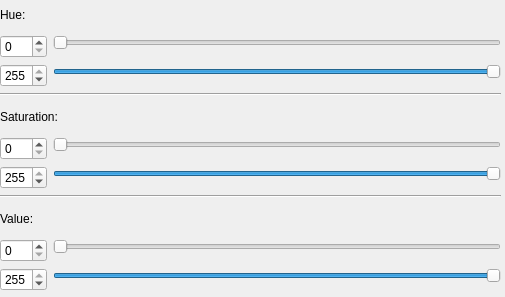
<?xml version="1.0" encoding="UTF-8"?>
<ui version="4.0">
 <class>color_range</class>
 <widget class="QWidget" name="color_range">
  <property name="geometry">
   <rect>
    <x>0</x>
    <y>0</y>
    <width>505</width>
    <height>297</height>
   </rect>
  </property>
  <property name="windowTitle">
   <string>Form</string>
  </property>
  <widget class="QWidget" name="verticalLayoutWidget">
   <property name="geometry">
    <rect>
     <x>0</x>
     <y>0</y>
     <width>501</width>
     <height>291</height>
    </rect>
   </property>
   <layout class="QVBoxLayout" name="verticalLayout">
    <item>
     <widget class="QLabel" name="label">
      <property name="text">
       <string>Hue:</string>
      </property>
     </widget>
    </item>
    <item>
     <layout class="QFormLayout" name="formLayout">
      <property name="fieldGrowthPolicy">
       <enum>QFormLayout::ExpandingFieldsGrow</enum>
      </property>
      <item row="1" column="0">
       <widget class="QSpinBox" name="spinBox">
        <property name="maximum">
         <number>255</number>
        </property>
       </widget>
      </item>
      <item row="2" column="0">
       <widget class="QSpinBox" name="spinBox_2">
        <property name="maximum">
         <number>255</number>
        </property>
        <property name="value">
         <number>255</number>
        </property>
       </widget>
      </item>
      <item row="2" column="1">
       <widget class="QSlider" name="hue_max">
        <property name="mouseTracking">
         <bool>false</bool>
        </property>
        <property name="focusPolicy">
         <enum>Qt::NoFocus</enum>
        </property>
        <property name="contextMenuPolicy">
         <enum>Qt::DefaultContextMenu</enum>
        </property>
        <property name="acceptDrops">
         <bool>false</bool>
        </property>
        <property name="autoFillBackground">
         <bool>false</bool>
        </property>
        <property name="inputMethodHints">
         <set>Qt::ImhNone</set>
        </property>
        <property name="maximum">
         <number>255</number>
        </property>
        <property name="value">
         <number>255</number>
        </property>
        <property name="orientation">
         <enum>Qt::Horizontal</enum>
        </property>
        <property name="invertedAppearance">
         <bool>false</bool>
        </property>
        <property name="invertedControls">
         <bool>false</bool>
        </property>
       </widget>
      </item>
      <item row="1" column="1">
       <widget class="QSlider" name="hue_min">
        <property name="focusPolicy">
         <enum>Qt::WheelFocus</enum>
        </property>
        <property name="maximum">
         <number>255</number>
        </property>
        <property name="sliderPosition">
         <number>0</number>
        </property>
        <property name="tracking">
         <bool>true</bool>
        </property>
        <property name="orientation">
         <enum>Qt::Horizontal</enum>
        </property>
        <property name="invertedAppearance">
         <bool>false</bool>
        </property>
        <property name="invertedControls">
         <bool>false</bool>
        </property>
        <property name="tickPosition">
         <enum>QSlider::NoTicks</enum>
        </property>
        <property name="tickInterval">
         <number>15</number>
        </property>
       </widget>
      </item>
     </layout>
    </item>
    <item>
     <widget class="Line" name="line_2">
      <property name="orientation">
       <enum>Qt::Horizontal</enum>
      </property>
     </widget>
    </item>
    <item>
     <widget class="QLabel" name="label_2">
      <property name="text">
       <string>Saturation:</string>
      </property>
     </widget>
    </item>
    <item>
     <layout class="QFormLayout" name="formLayout_3">
      <item row="1" column="1">
       <widget class="QSlider" name="saturation_min">
        <property name="maximum">
         <number>255</number>
        </property>
        <property name="orientation">
         <enum>Qt::Horizontal</enum>
        </property>
        <property name="invertedAppearance">
         <bool>false</bool>
        </property>
        <property name="invertedControls">
         <bool>false</bool>
        </property>
       </widget>
      </item>
      <item row="2" column="1">
       <widget class="QSlider" name="saturation_max">
        <property name="maximum">
         <number>255</number>
        </property>
        <property name="value">
         <number>255</number>
        </property>
        <property name="orientation">
         <enum>Qt::Horizontal</enum>
        </property>
        <property name="invertedAppearance">
         <bool>false</bool>
        </property>
        <property name="invertedControls">
         <bool>false</bool>
        </property>
       </widget>
      </item>
      <item row="1" column="0">
       <widget class="QSpinBox" name="spinBox_3">
        <property name="maximum">
         <number>255</number>
        </property>
       </widget>
      </item>
      <item row="2" column="0">
       <widget class="QSpinBox" name="spinBox_4">
        <property name="maximum">
         <number>255</number>
        </property>
        <property name="value">
         <number>255</number>
        </property>
       </widget>
      </item>
     </layout>
    </item>
    <item>
     <widget class="Line" name="line">
      <property name="orientation">
       <enum>Qt::Horizontal</enum>
      </property>
     </widget>
    </item>
    <item>
     <widget class="QLabel" name="label_3">
      <property name="text">
       <string>Value:</string>
      </property>
     </widget>
    </item>
    <item>
     <layout class="QFormLayout" name="formLayout_4">
      <item row="0" column="0">
       <widget class="QSpinBox" name="spinBox_5">
        <property name="maximum">
         <number>255</number>
        </property>
       </widget>
      </item>
      <item row="1" column="0">
       <widget class="QSpinBox" name="spinBox_6">
        <property name="maximum">
         <number>255</number>
        </property>
        <property name="value">
         <number>255</number>
        </property>
       </widget>
      </item>
      <item row="0" column="1">
       <widget class="QSlider" name="value_min">
        <property name="maximum">
         <number>255</number>
        </property>
        <property name="orientation">
         <enum>Qt::Horizontal</enum>
        </property>
        <property name="invertedAppearance">
         <bool>false</bool>
        </property>
        <property name="invertedControls">
         <bool>false</bool>
        </property>
       </widget>
      </item>
      <item row="1" column="1">
       <widget class="QSlider" name="value_max">
        <property name="maximum">
         <number>255</number>
        </property>
        <property name="value">
         <number>255</number>
        </property>
        <property name="orientation">
         <enum>Qt::Horizontal</enum>
        </property>
        <property name="invertedAppearance">
         <bool>false</bool>
        </property>
        <property name="invertedControls">
         <bool>false</bool>
        </property>
       </widget>
      </item>
     </layout>
    </item>
   </layout>
  </widget>
 </widget>
 <resources/>
 <connections>
  <connection>
   <sender>hue_min</sender>
   <signal>valueChanged(int)</signal>
   <receiver>spinBox</receiver>
   <slot>setValue(int)</slot>
   <hints>
    <hint type="sourcelabel">
     <x>201</x>
     <y>34</y>
    </hint>
    <hint type="destinationlabel">
     <x>25</x>
     <y>37</y>
    </hint>
   </hints>
  </connection>
  <connection>
   <sender>hue_max</sender>
   <signal>valueChanged(int)</signal>
   <receiver>spinBox_2</receiver>
   <slot>setValue(int)</slot>
   <hints>
    <hint type="sourcelabel">
     <x>160</x>
     <y>66</y>
    </hint>
    <hint type="destinationlabel">
     <x>20</x>
     <y>61</y>
    </hint>
   </hints>
  </connection>
  <connection>
   <sender>saturation_min</sender>
   <signal>valueChanged(int)</signal>
   <receiver>spinBox_3</receiver>
   <slot>setValue(int)</slot>
   <hints>
    <hint type="sourcelabel">
     <x>290</x>
     <y>142</y>
    </hint>
    <hint type="destinationlabel">
     <x>27</x>
     <y>144</y>
    </hint>
   </hints>
  </connection>
  <connection>
   <sender>saturation_max</sender>
   <signal>valueChanged(int)</signal>
   <receiver>spinBox_4</receiver>
   <slot>setValue(int)</slot>
   <hints>
    <hint type="sourcelabel">
     <x>225</x>
     <y>173</y>
    </hint>
    <hint type="destinationlabel">
     <x>32</x>
     <y>175</y>
    </hint>
   </hints>
  </connection>
  <connection>
   <sender>value_min</sender>
   <signal>valueChanged(int)</signal>
   <receiver>spinBox_5</receiver>
   <slot>setValue(int)</slot>
   <hints>
    <hint type="sourcelabel">
     <x>198</x>
     <y>248</y>
    </hint>
    <hint type="destinationlabel">
     <x>26</x>
     <y>254</y>
    </hint>
   </hints>
  </connection>
  <connection>
   <sender>value_max</sender>
   <signal>valueChanged(int)</signal>
   <receiver>spinBox_6</receiver>
   <slot>setValue(int)</slot>
   <hints>
    <hint type="sourcelabel">
     <x>185</x>
     <y>269</y>
    </hint>
    <hint type="destinationlabel">
     <x>32</x>
     <y>280</y>
    </hint>
   </hints>
  </connection>
  <connection>
   <sender>spinBox</sender>
   <signal>valueChanged(int)</signal>
   <receiver>hue_min</receiver>
   <slot>setValue(int)</slot>
   <hints>
    <hint type="sourcelabel">
     <x>17</x>
     <y>24</y>
    </hint>
    <hint type="destinationlabel">
     <x>187</x>
     <y>31</y>
    </hint>
   </hints>
  </connection>
  <connection>
   <sender>spinBox_2</sender>
   <signal>valueChanged(int)</signal>
   <receiver>hue_max</receiver>
   <slot>setValue(int)</slot>
   <hints>
    <hint type="sourcelabel">
     <x>28</x>
     <y>68</y>
    </hint>
    <hint type="destinationlabel">
     <x>176</x>
     <y>63</y>
    </hint>
   </hints>
  </connection>
  <connection>
   <sender>spinBox_3</sender>
   <signal>valueChanged(int)</signal>
   <receiver>saturation_min</receiver>
   <slot>setValue(int)</slot>
   <hints>
    <hint type="sourcelabel">
     <x>32</x>
     <y>135</y>
    </hint>
    <hint type="destinationlabel">
     <x>213</x>
     <y>146</y>
    </hint>
   </hints>
  </connection>
  <connection>
   <sender>spinBox_4</sender>
   <signal>valueChanged(int)</signal>
   <receiver>saturation_max</receiver>
   <slot>setValue(int)</slot>
   <hints>
    <hint type="sourcelabel">
     <x>36</x>
     <y>164</y>
    </hint>
    <hint type="destinationlabel">
     <x>179</x>
     <y>174</y>
    </hint>
   </hints>
  </connection>
  <connection>
   <sender>spinBox_5</sender>
   <signal>valueChanged(int)</signal>
   <receiver>value_min</receiver>
   <slot>setValue(int)</slot>
   <hints>
    <hint type="sourcelabel">
     <x>42</x>
     <y>248</y>
    </hint>
    <hint type="destinationlabel">
     <x>132</x>
     <y>247</y>
    </hint>
   </hints>
  </connection>
  <connection>
   <sender>spinBox_6</sender>
   <signal>valueChanged(int)</signal>
   <receiver>value_max</receiver>
   <slot>setValue(int)</slot>
   <hints>
    <hint type="sourcelabel">
     <x>39</x>
     <y>270</y>
    </hint>
    <hint type="destinationlabel">
     <x>147</x>
     <y>280</y>
    </hint>
   </hints>
  </connection>
 </connections>
</ui>
